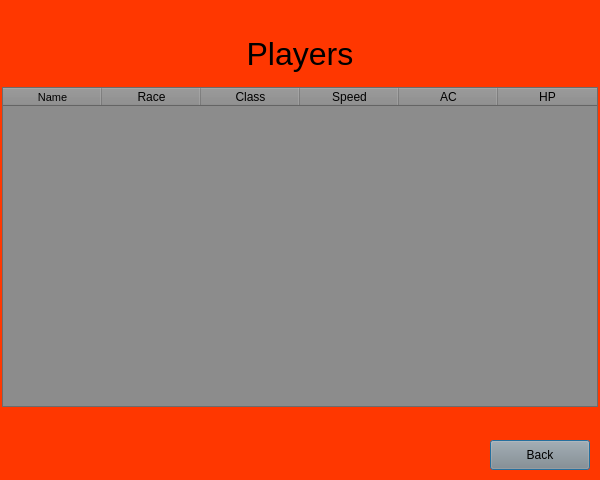
<?xml version="1.0" encoding="UTF-8"?>
<ui version="4.0">
 <class>View_Players</class>
 <widget class="QDialog" name="View_Players">
  <property name="geometry">
   <rect>
    <x>0</x>
    <y>0</y>
    <width>600</width>
    <height>480</height>
   </rect>
  </property>
  <property name="windowTitle">
   <string>View Players</string>
  </property>
  <property name="styleSheet">
   <string notr="true">background-color: rgb(255, 55, 0);</string>
  </property>
  <widget class="QTableWidget" name="tableWidget">
   <property name="geometry">
    <rect>
     <x>2</x>
     <y>87</y>
     <width>596</width>
     <height>320</height>
    </rect>
   </property>
   <property name="styleSheet">
    <string notr="true">background-color: rgb(140, 140, 140);</string>
   </property>
   <attribute name="horizontalHeaderDefaultSectionSize">
    <number>99</number>
   </attribute>
   <attribute name="horizontalHeaderMinimumSectionSize">
    <number>20</number>
   </attribute>
   <attribute name="verticalHeaderDefaultSectionSize">
    <number>30</number>
   </attribute>
   <column>
    <property name="text">
     <string>Name</string>
    </property>
    <property name="font">
     <font>
      <pointsize>8</pointsize>
     </font>
    </property>
   </column>
   <column>
    <property name="text">
     <string>Race</string>
    </property>
   </column>
   <column>
    <property name="text">
     <string>Class</string>
    </property>
   </column>
   <column>
    <property name="text">
     <string>Speed</string>
    </property>
   </column>
   <column>
    <property name="text">
     <string>AC</string>
    </property>
   </column>
   <column>
    <property name="text">
     <string>HP</string>
    </property>
   </column>
  </widget>
  <widget class="QLabel" name="Monster_Manual_Label">
   <property name="geometry">
    <rect>
     <x>150</x>
     <y>30</y>
     <width>300</width>
     <height>50</height>
    </rect>
   </property>
   <property name="text">
    <string>&lt;html&gt;&lt;head/&gt;&lt;body&gt;&lt;p align=&quot;center&quot;&gt;&lt;span style=&quot; font-size:24pt;&quot;&gt;Players&lt;/span&gt;&lt;/p&gt;&lt;/body&gt;&lt;/html&gt;</string>
   </property>
  </widget>
  <widget class="QPushButton" name="Back_Button">
   <property name="geometry">
    <rect>
     <x>490</x>
     <y>440</y>
     <width>100</width>
     <height>30</height>
    </rect>
   </property>
   <property name="styleSheet">
    <string notr="true">background-color: rgb(140, 140, 140);</string>
   </property>
   <property name="text">
    <string>Back</string>
   </property>
   <property name="default">
    <bool>false</bool>
   </property>
   <property name="flat">
    <bool>false</bool>
   </property>
  </widget>
 </widget>
 <resources/>
 <connections>
  <connection>
   <sender>Back_Button</sender>
   <signal>clicked()</signal>
   <receiver>View_Players</receiver>
   <slot>Close_Window()</slot>
   <hints>
    <hint type="sourcelabel">
     <x>575</x>
     <y>449</y>
    </hint>
    <hint type="destinationlabel">
     <x>766</x>
     <y>458</y>
    </hint>
   </hints>
  </connection>
 </connections>
 <slots>
  <slot>Close_Window()</slot>
 </slots>
</ui>
